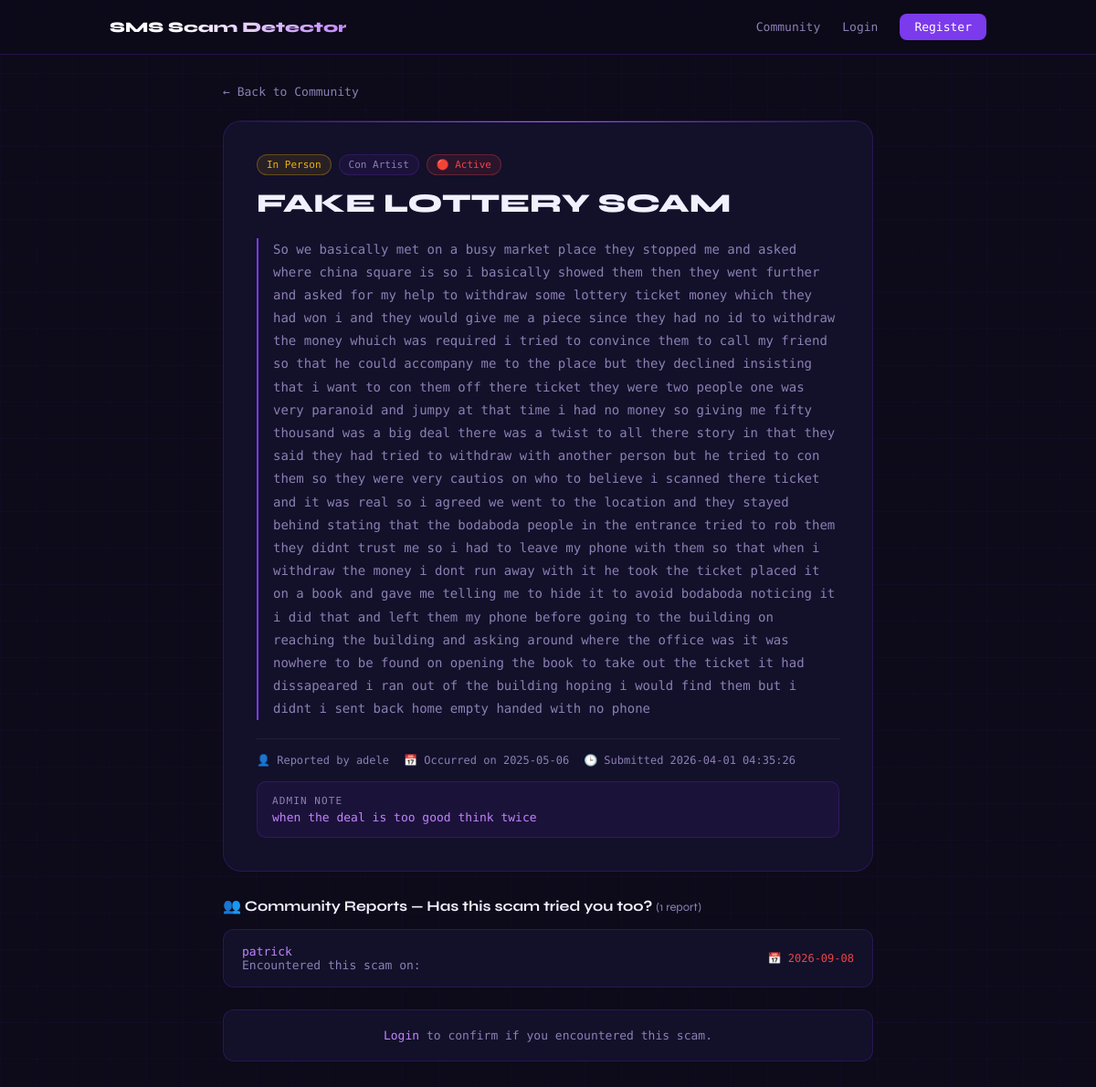
The app's page /scam/1 with its own data.
### tables this page shows
CREATE TABLE reports (
            id INTEGER PRIMARY KEY AUTOINCREMENT,
            user_id INTEGER NOT NULL,
            title TEXT NOT NULL,
            delivery_method TEXT NOT NULL,
            scam_type TEXT NOT NULL,
            description TEXT NOT NULL,
            date_occurred DATE NOT NULL,
            status TEXT DEFAULT 'pending',
            is_active INTEGER DEFAULT 1,
            admin_note TEXT,
            created_at TIMESTAMP DEFAULT CURRENT_TIMESTAMP, scammer_contact TEXT, location TEXT,
            FOREIGN KEY (user_id) REFERENCES users(id)
        );

CREATE TABLE users (
            id INTEGER PRIMARY KEY AUTOINCREMENT,
            username TEXT UNIQUE NOT NULL,
            email TEXT UNIQUE NOT NULL,
            password TEXT NOT NULL,
            is_admin INTEGER DEFAULT 0,
            created_at TIMESTAMP DEFAULT CURRENT_TIMESTAMP
        );

CREATE TABLE comments (
            id INTEGER PRIMARY KEY AUTOINCREMENT,
            report_id INTEGER NOT NULL,
            user_id INTEGER NOT NULL,
            date_encountered DATE NOT NULL,
            created_at TIMESTAMP DEFAULT CURRENT_TIMESTAMP,
            FOREIGN KEY (report_id) REFERENCES reports(id),
            FOREIGN KEY (user_id) REFERENCES users(id)
        );

### reports.py (the view)
@reports.route("/scam/<int:report_id>")
def scam_detail(report_id):
    db = get_db()
    report = db.execute("""
        SELECT reports.*, users.username
        FROM reports
        JOIN users ON reports.user_id = users.id
        WHERE reports.id = ? AND reports.status = 'approved'
    """, (report_id,)).fetchone()
    if not report:
        flash("Report not found.", "error")
        return redirect(url_for("reports.community"))
    comments = db.execute("""
        SELECT comments.*, users.username
        FROM comments
        JOIN users ON comments.user_id = users.id
        WHERE comments.report_id = ?
        ORDER BY comments.created_at DESC
    """, (report_id,)).fetchall()
    db.close()
    return render_template("scam_detail.html", report=report, comments=comments)

### reports.py (called while the page is built)
def get_db():
    conn = sqlite3.connect("scams.db")
    conn.row_factory = sqlite3.Row
    return conn

### templates/scam_detail.html (shortened to what this page needs)
<!DOCTYPE html>
<html lang="en">
<head>
</head>
<body>
<nav>
    <div class="nav-inner">
        <a href="/" class="nav-logo">SMS Scam Detector</a>
        <div class="nav-links">
            <a href="/community">Community</a>
            {% if session.get('user_id') %}
                <a href="/report">Report Scam</a>
                {% if session.get('is_admin') %}
                    <a href="/admin">Admin</a>
                {% endif %}
                <a href="/logout" class="nav-btn">Logout ({{ session.get('username') }})</a>
            {% else %}
                <a href="/login">Login</a>
                <a href="/register" class="nav-btn">Register</a>
            {% endif %}
        </div>
    </div>
</nav>
<div class="container">
    <a href="/community" class="back-link">← Back to Community</a>
    <div class="report-card">
        <div class="report-header">
            <div class="tags">
                <span class="tag {{ 'tag-device' if report.delivery_method == 'device' else 'tag-person' }}">
                    {{ 'Via Device' if report.delivery_method == 'device' else 'In Person' }}
                </span>
                <span class="tag tag-type">{{ report.scam_type }}</span>
                <span class="tag {{ 'tag-active' if report.is_active else 'tag-inactive' }}">
                    {{ '🔴 Active' if report.is_active else '⚫ Inactive' }}
                </span>
            </div>
            <h1>{{ report.title }}</h1>
        </div>
        <p class="report-description">{{ report.description }}</p>
        <div class="report-meta">
            <span>👤 Reported by {{ report.username }}</span>
            <span>📅 Occurred on {{ report.date_occurred }}</span>
            <span>🕒 Submitted {{ report.created_at }}</span>
        </div>
        {% if report.admin_note %}
        <div class="admin-note">
            <span>Admin Note</span>
            {{ report.admin_note }}
        </div>
        {% endif %}
    </div>
    <div class="section-title">
        👥 Community Reports — Has this scam tried you too?
        <span style="color: var(--text-muted); font-size: 13px; font-weight: 400;">
            ({{ comments|length }} report{{ 's' if comments|length != 1 else '' }})
        </span>
    </div>
    {% if comments %}
    <div class="comments-list">
        {% for comment in comments %}
        <div class="comment-card">
            <div>
                <div class="comment-user">{{ comment.username }}</div>
                <div class="comment-text">Encountered this scam on:</div>
            </div>
            <div class="comment-date">📅 {{ comment.date_encountered }}</div>
        </div>
        {% endfor %}
    </div>
    {% else %}
    <div class="no-comments">
        No community reports yet. Be the first to confirm if you encountered this scam.
    </div>
    {% endif %}
    {% if session.get('user_id') %}
    <div class="comment-form-card">
        <p class="section-title" style="margin-bottom: 14px;">📌 Did you encounter this scam?</p>
        <form method="POST" action="/scam/{{ report.id }}/comment">
            <label>Date you encountered it</label>
            <input type="date" name="date_encountered" required>
            <button type="submit">Confirm — I encountered this scam</button>
        </form>
    </div>
    {% else %}
    <div class="login-prompt">
        <a href="/login">Login</a> to confirm if you encountered this scam.
    </div>
    {% endif %}
</div>
</body>
</html>

### records on screen
reports: delivery_method "In Person", scam_type "Con Artist", is_active "🔴 Active", title "FAKE LOTTERY SCAM", description "So we basically met on a busy market place they stopped me and asked where china square is so i basically showed them then they went further and asked for my help to withdraw some lottery ticket money which they had won i and they would give me a piece since they had no id to withdraw the money whuich was required i tried to convince them to call my friend so that he could accompany me to the place but they declined insisting that i want to con them off there ticket they were two people one was very paranoid and jumpy at that time i had no money so giving me fifty thousand was a big deal there was a twist to all there story in that they said they had tried to withdraw with another person…", date_occurred "2025-05-06", created_at "2026-04-01 04:35:26", admin_note "when the deal is too good think twice"
users: username "adele"
comments: username "patrick", date_encountered "2026-09-08"

### other values on screen
{{ comments|length }} "1"
